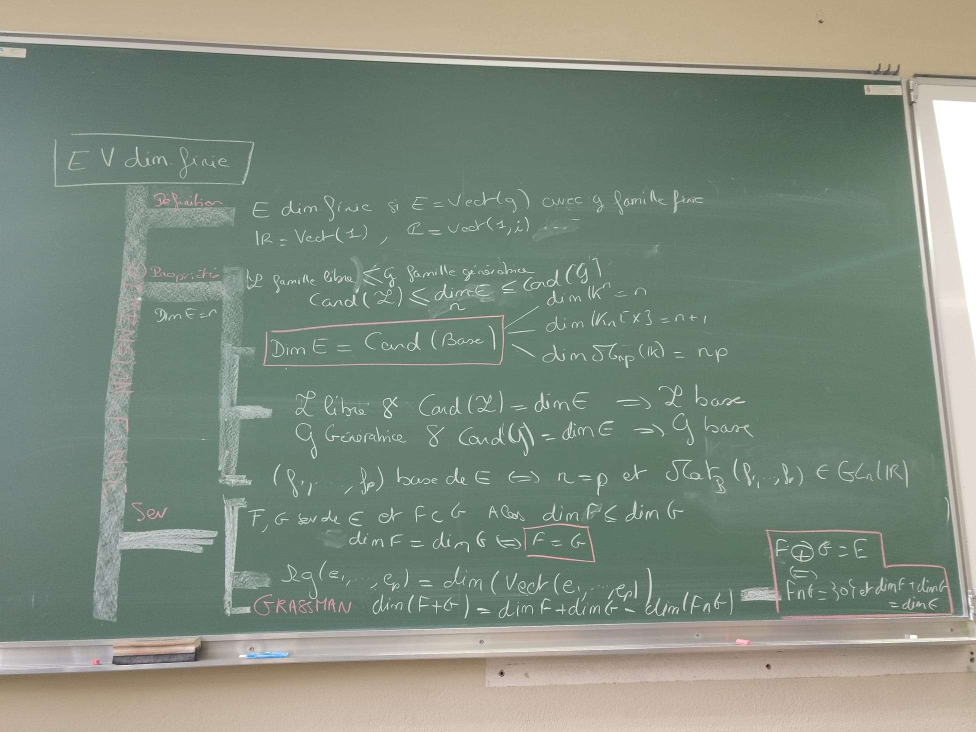
#> input picture Ressources/Images/12.jpg, 1952 x 1464 px (shown at 1/2 size); its folder holds 5 pictures in this run
$ python mainbis.py
#> lines starting #> are read from the running program, lines starting #| are printed output that depends on the picture; after the words box and inside, x2 and y2 are one past the last pixel; in counts of white or black regions, pixels touching at a corner belong together
### Code/validation.py
import numpy as np
import skimage as ski
import matplotlib.pyplot as plt
import matplotlib.image as mpimg
import cv2 as cv


def compare(image1, image2):

    #resize
    width1 = image1.shape[1]
    width2 = image2.shape[1]

    if width1 > width2:
        dim = (width2, image2.shape[0])
        image1 = cv.resize(image1, dim)
    else:
        dim = (width1, image1.shape[0])
        image2 = cv.resize(image2, dim)


    sumUnion = 0
    sumInter = 0
    for i in range(0, image1.shape[0]):
        for j in range(0, image1.shape[1]):
            if image1[i, j] != 0 or image2[i, j] != 0:
                sumUnion += 1
            if image1[i, j] != 0 and image2[i, j] != 0:
                sumInter += 1

    return sumInter / sumUnion

### Code/mainbis.py
import cv2 as cv
import numpy as np
import validation
import os
def getBoard(nomImage):
    # # Import image
    # nomImage = input("Nom de l'image : ")
    # img = cv.imread("../Ressources/Images/" + nomImage)
#> called with nomImage = '12.jpg'
    img = cv.imread("../Ressources/Images/" + nomImage)
#> img is the input picture: shape (1464, 1952, 3); mean B, G, R 127.4, 140.7, 129


    # Resize image
    width = img.shape[1]
#> width = 1952
    height = img.shape[0]
#> height = 1464
    ratio = 1024 / width
#> ratio = 0.525
    dim = (1024, int(height * ratio))
#> dim = (1024, 768)

    img = cv.resize(img, dim)
#> img: shape (768, 1024, 3)

    # Make image grayscale
    gray = cv.cvtColor(img, cv.COLOR_BGR2GRAY)

    # Do edge detection
    edges = cv.Canny(gray, 50, 150, apertureSize=3)
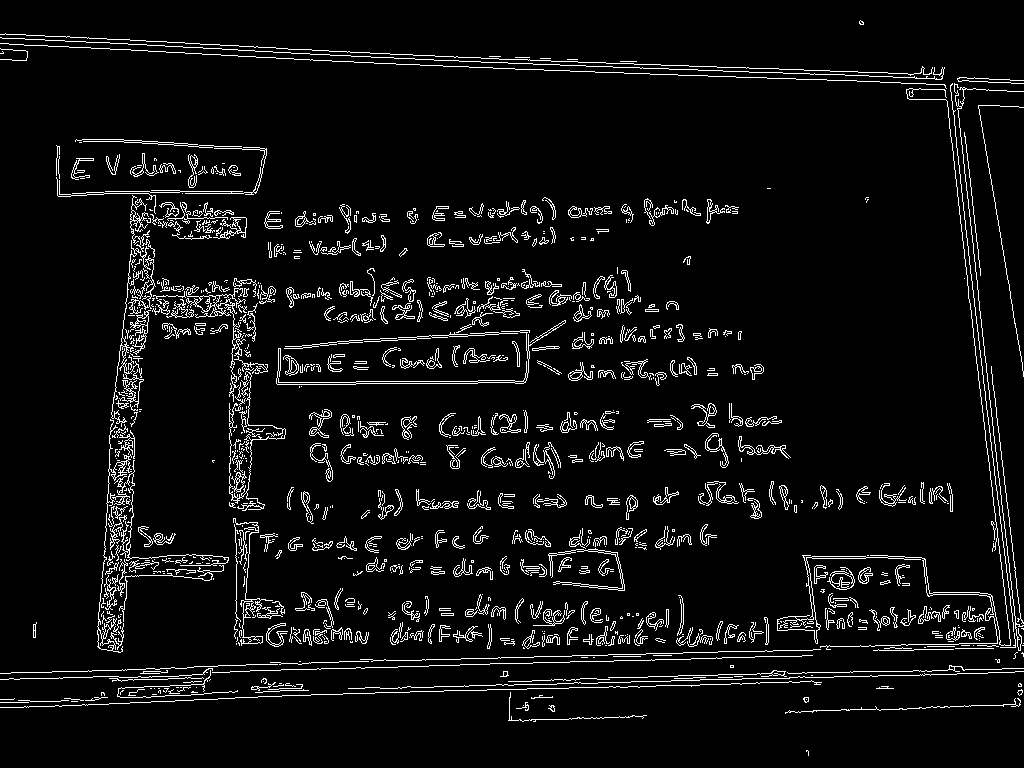
#> edges: shape (768, 1024); 5.8% white in thin lines or dots


    # Dilate edge detection image so the lines are more readable
    kernel = np.ones((3, 3), np.uint8)
    edges = cv.dilate(edges, kernel, iterations=1)
#> edges: shape (768, 1024); 17% white; 241 white regions (4 under 20 px), largest, box (x1, y1, x2, y2) and area: (55, 138, 287, 654) 25665, (0, 42, 1024, 699) 23266, (0, 664, 1024, 723) 7170


    # Closure
    kernel = np.ones((15, 15), np.uint8)
    edges = cv.dilate(edges, kernel, iterations=1)
#> edges: shape (768, 1024); 47.4% white; 9 white regions, largest, box (x1, y1, x2, y2) and area: (0, 25, 1024, 730) 319794, (431, 395, 961, 527) 34385, (399, 189, 747, 255) 15849
    edges = cv.erode(edges, kernel, iterations=1)
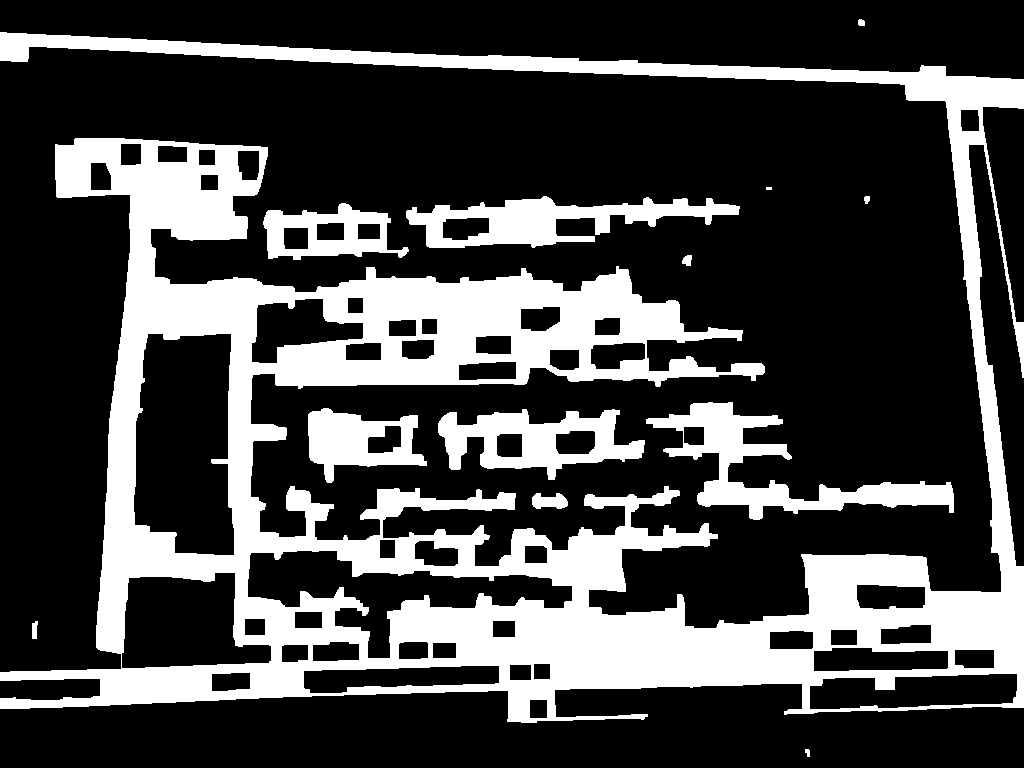
#> edges: shape (768, 1024); 27.3% white; 13 white regions (1 under 20 px), largest, box (x1, y1, x2, y2) and area: (0, 32, 1024, 723) 180608, (646, 402, 954, 520) 9676, (406, 196, 740, 248) 7897
    #cv.morphologyEx(edges, cv.MORPH_CLOSE, kernel)

    # Identify lines
    lines = cv.HoughLinesP(edges, 1, np.pi / 180, 100, minLineLength=100, maxLineGap=5)
#> lines = 349 rows, first 6: [0, 679, 813, 651], [0, 677, 831, 648], [0, 33, 1023, 86], [0, 37, 841, 81], [0, 702, 309, 691], [0, 675, 769, 648]

    lineTop = (0, 0, img.shape[1], 0)
#> lineTop = (0, 0, 1024, 0)
    lineBottom = (0, img.shape[0], img.shape[1], img.shape[0])
#> lineBottom = (0, 768, 1024, 768)

    if lines is None:
        print(":/")
        exit()


    imgLines = img.copy()

    # Display each line on the original image
    for line in lines:
        x1, y1, x2, y2 = line[0]
        if (y1 + y2) / 2 < img.shape[0] / 2:
            if (y1 + y2) / 2 > (lineTop[1] + lineTop[3]) / 2 and abs(x1 - x2) > 700:
                if y1 - lineTop[1] > 50 or abs(lineTop[0] - lineTop[2]) < abs(x1 - x2):
                    lineTop = (x1, y1, x2, y2)
        else:
            if (y1 + y2) / 2 < (lineBottom[1] + lineBottom[3]) / 2 and abs(x1 - x2) > 700:
                if lineBottom[1] - y1 > 50 or abs(lineTop[0] - lineTop[2]) < abs(x1 - x2):
                    lineBottom = (x1, y1, x2, y2)

        cv.line(imgLines, (x1, y1), (x2, y2), (0, 200, 200), 2)
#> this loop made 349 passes
#> (x1, y1, x2, y2) on passes 1 to 12: (0, 679, 813, 651), (0, 677, 831, 648), (0, 33, 1023, 86), (0, 37, 841, 81), (0, 702, 309, 691), (0, 675, 769, 648), (0, 35, 1023, 88), (389, 639, 769, 646), (0, 705, 1023, 670), (0, 36, 1023, 90), (347, 691, 1023, 667), (27, 679, 813, 652)
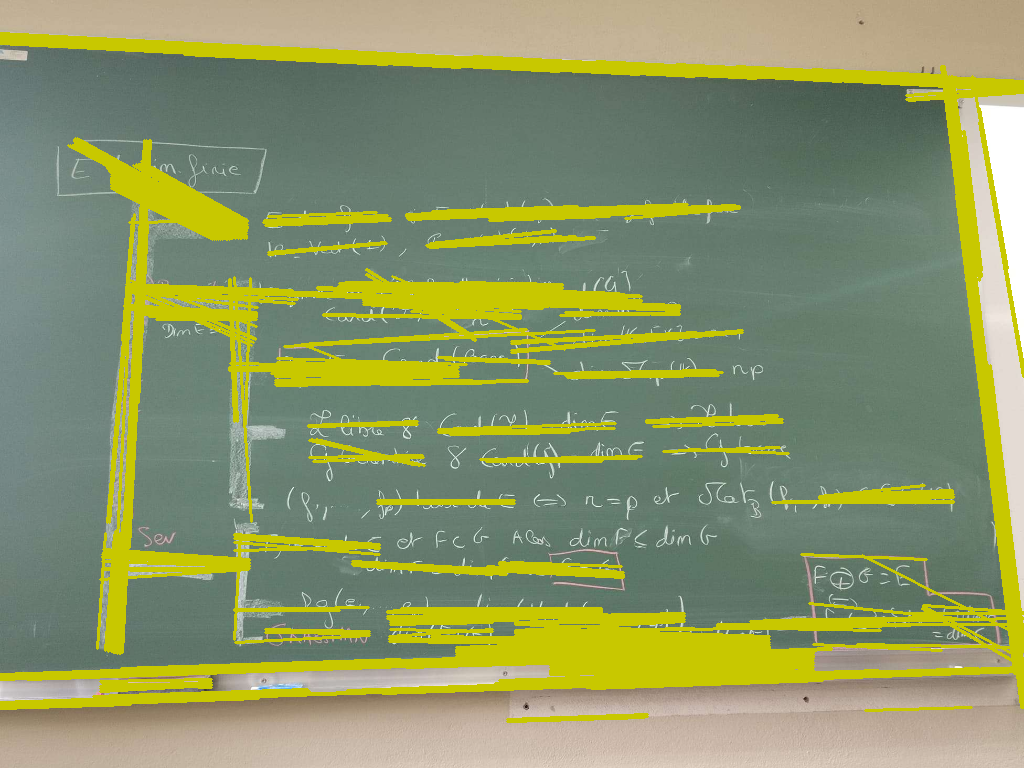
#> imgLines: shape (768, 1024, 3); mean B, G, R 103.6, 149, 138.9


    if lineTop[1] > lineBottom[1]:
        lineTop, lineBottom = lineBottom, lineTop

    cv.line(img, (lineTop[0], lineTop[1]), (lineTop[2], lineTop[3]), (0, 0, 255), 10)
    cv.line(img, (lineBottom[0], lineBottom[1]), (lineBottom[2], lineBottom[3]), (0, 0, 255), 10)

    pts1 = np.float32([[lineTop[0], lineTop[1]], [lineTop[2], lineTop[3]], [lineBottom[2], lineBottom[3]], [lineBottom[0], lineBottom[1]]])
#> pts1 = [[0, 0], [1024, 0], [813, 651], [0, 679]]
    ratio = ((abs(lineTop[0] - lineTop[2]) + abs(lineBottom[0] - lineBottom[2])) / 2) / ((abs(lineTop[1] - lineBottom[1]) + abs(lineTop[3] - lineBottom[3])) / 2)
#> ratio = 1.38
    # print("Ligne1 : ", lineTop)
    # print("Ligne2 : ", lineBottom)
    # print("ratio: ", ratio)

    boardW = 1024
    boardH = int(boardW/ratio)
#> boardH = 741

    pts2 = np.float32([[0, 0], [boardW, 0], [boardW, boardH], [0, boardH]])
#> pts2 = [[0, 0], [1024, 0], [1024, 741], [0, 741]]

    M = cv.getPerspectiveTransform(pts1, pts2)
#> M = [[0.948, 0, 0], [0, 0.857, 0], [-5.07e-05, -0.000317, 1]]

    transformed = np.zeros((int(boardW), int(boardH)), dtype=np.uint8)
    board = cv.warpPerspective(img, M, transformed.shape)
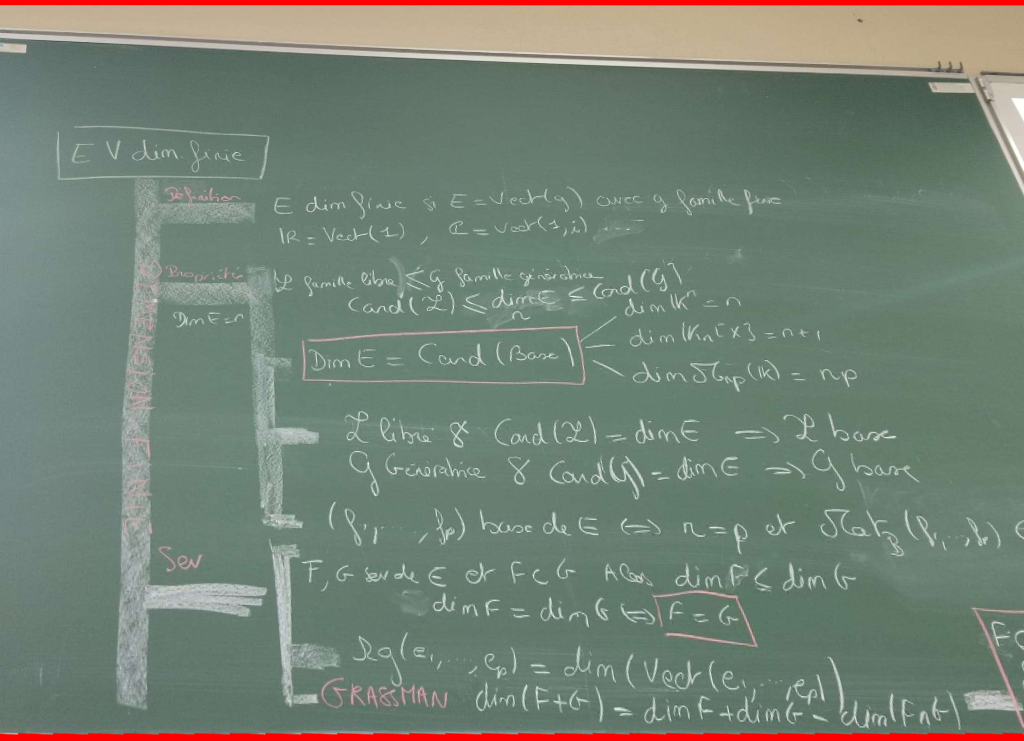
#> board: shape (741, 1024, 3); mean B, G, R 117.4, 130.1, 116.5


    # Save images
    cv.imwrite('gray.jpg', gray)
    cv.imwrite('edges.jpg', edges)
    cv.imwrite('resultat.jpg', img)
    cv.imwrite('transformed.jpg', board)

    binaryImage = np.zeros((img.shape[0], img.shape[1]), dtype=np.uint8)
    points = np.array([[lineTop[0], lineTop[1]],
                       [lineTop[2], lineTop[3]],
                       [lineBottom[2], lineBottom[3]],
                       [lineBottom[0], lineBottom[1]]], np.int32)
#> points = [[0, 0], [1024, 0], [813, 651], [0, 679]]

    cv.fillPoly(binaryImage, pts=[points], color=(255, 255, 255))
#> binaryImage: shape (768, 1024); 77.7% white; 1 black region, box (x1, y1, x2, y2) and area: (0, 5, 1024, 768) 175536
    cv.imwrite('binary.jpg', binaryImage)
    nomImage = nomImage.split(".")[0]
    valid = cv.imread("../Validation/labeling/"+nomImage+"/board.png", cv.IMREAD_GRAYSCALE)
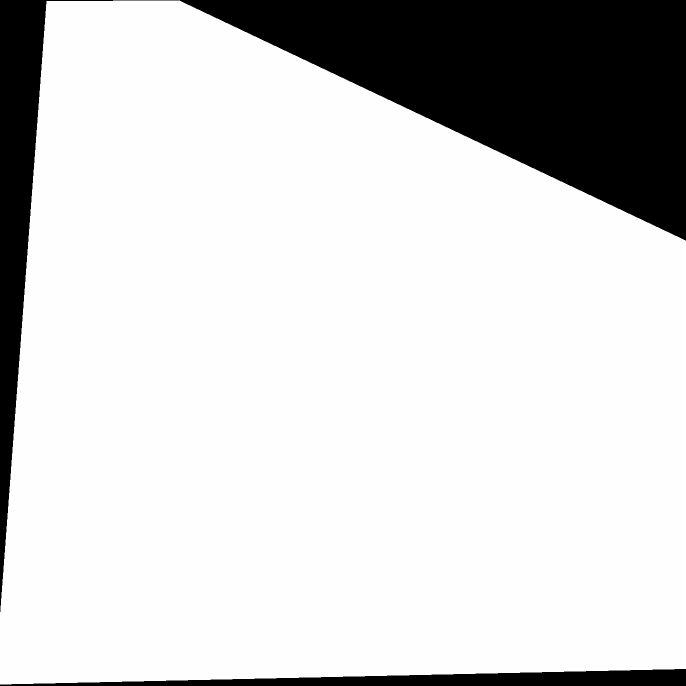
#> input picture Validation/labeling/0/board.png, 1372 x 1372 px, found by its file name (shown at 1/2 size)
#> valid is the input picture: shape (1372, 1372); min 0, max 255, mean 209.8

    score = validation.compare(valid, binaryImage)
#> in compare, `image1 = cv.resize(image1, dim)`:
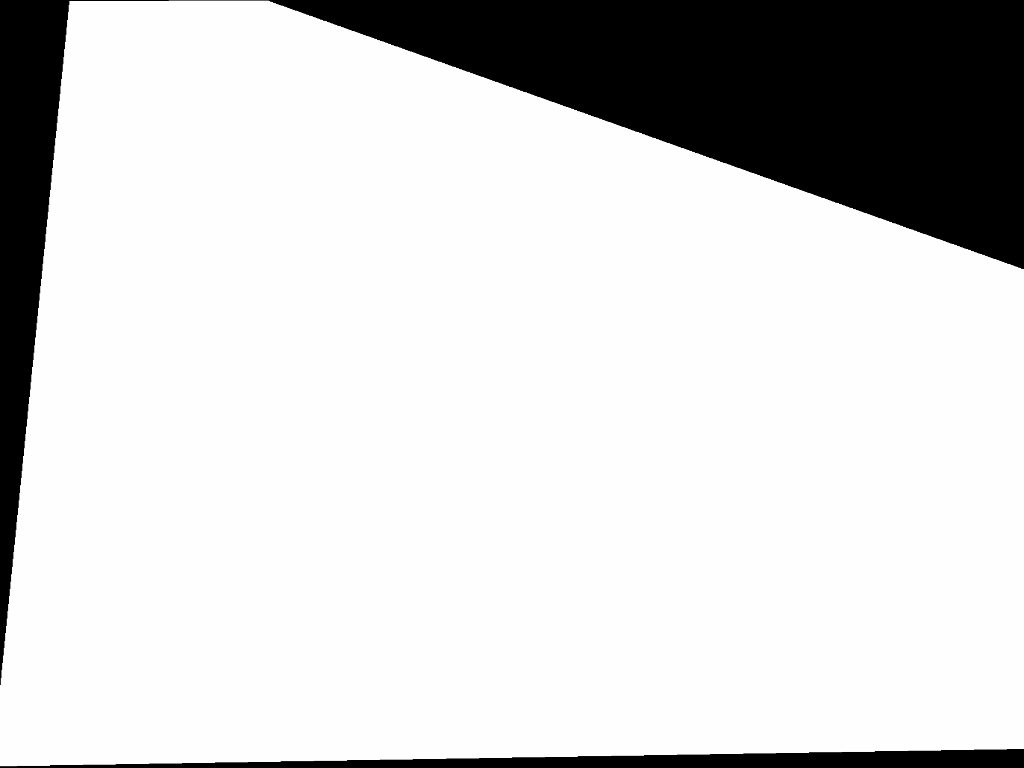
#> image1: shape (768, 1024); min 0, max 255, mean 209.8
#> score = 0.647
    print("Image : ", nomImage)
    print("Score : {:.2f}%".format(score*100))
#| Score : 64.71%
    print(f"Validation {'réussie' if score > 0.9 else 'échouée'}")
#| Validation échouée
    if score > 0.9:
        return 1
    return 0
def doALL():
    folder_path = '../Ressources/Images'
    allowed_extensions = '.jpg', '.png', '.jpeg'
    cpt = 0
    cptTotal = 0
    for filename in os.listdir(folder_path):
        file_path = os.path.join(folder_path, filename)
        if filename.endswith(allowed_extensions):
            if os.path.exists("../Validation/labeling/"+filename.split(".")[0]):
                cpt += getBoard(filename)
                cptTotal += 1
                print()

    print("Score total : ", cpt, "/", cptTotal)

def doOne():
    getBoard("12.jpg")

if __name__ == "__main__":
    #doALL()
    doOne()
